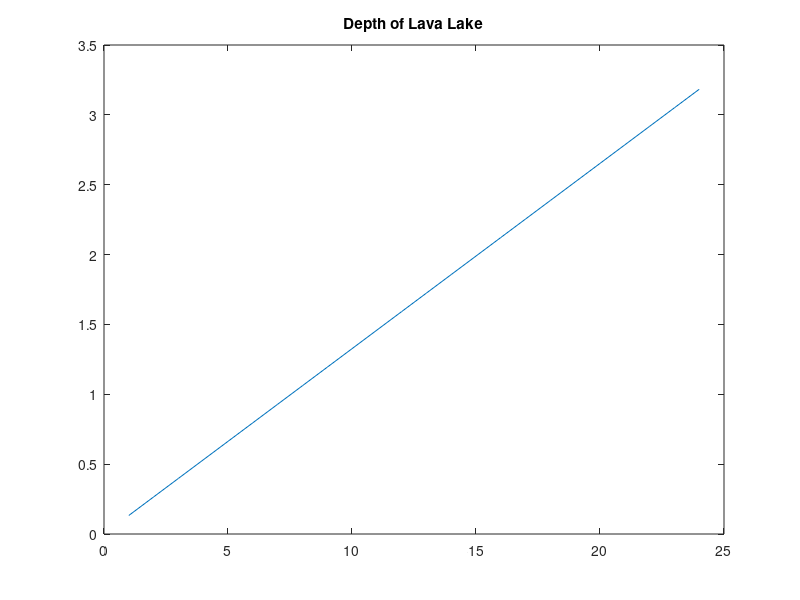

The MATLAB script that drew this image: (Note: this script raises an error after producing the figure.)
%% 5a/b

clear all
clf

radius = 200; % Meters
fill_rate = 400000; % Cubic Meters Per Day

depth_per_day = fill_rate / (pi * radius.^2); % Meters Per Day
depth_per_hour = depth_per_day / 24; % Meters Per Hour
depth_initial = 0; % Meters

figure(1)
time = [1:1:24];
depth = (depth_per_hour * time) + depth_initial;

plot(time, depth)
title('Depth of Lava Lake')
subtitle('Given Initial Depth of 0')
xlabel('Hours Past Start of Day')
ylabel('Depth (m)')

% 5b
density = 2500; % kg/m^3
gravity = 9.81; % m/s
pressure = density * gravity * depth * -1; % Pascals
pressure_mpa = pressure/1000;

figure(2)
plot(time, pressure_mpa)
title('Pressure at Bottom of Lava Lake')
subtitle('Given Initial Depth of 0, -Pz is Downward')
xlabel('Hours Past Start of Day')
ylabel('Pressure (MPa)')